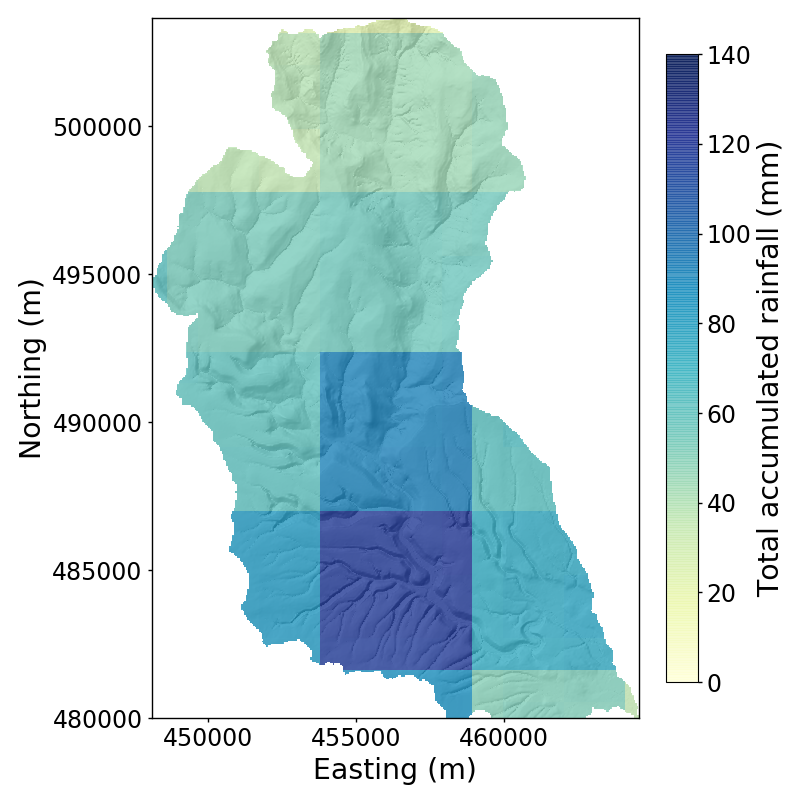

The Python source for this figure:
#!/usr/bin/env python2
# -*- coding: utf-8 -*-
"""
Created on Tue Jan 31 11:47:22 2017

An example of using the LSDMapArtist to create drape plots

@author: dav
"""

import matplotlib.cm as cm
from LSDMapArtist.drapeplot import DrapeAxes
from LSDPlottingTools import colours as lsdcolours
from LSDPlottingTools import init_plotting_DV

init_plotting_DV()
#Directory = "/mnt/SCRATCH/Dev/LSDMappingTools/test_rasters/peak_flow_rasters/"
Directory = "/mnt/SCRATCH/Analyses/HydrogeomorphPaper/rainfall_maps/Ryedale_cumulative/"
#Directory = "/mnt/SCRATCH/Analyses/HydrogeomorphPaper/erode_diff/Difference_UNIFORM_GRIDDED/"
#Directory = "/mnt/SCRATCH/Analyses/HydrogeomorphPaper/erode_diff/test_raster_diff_func/"
BackgroundRasterName = "RyedaleElevations0.asc"
#DrapeRasterName = "BoscastleElevDiff_UNIFORM_TLIM.bil"
DrapeRasterName = "ryedale_raintotal_5m_final.asc"

# Standard colourmap
Colourmap = "YlGnBu"

#Non-linear colourmap
##ColourLevels = lsdcolours.nonlinear_colourmap.create_levels(-3.0, 3.0, -0.2, 0.2, -0.5, 0.5)
##Colourmap = lsdcolours.nonlinear_colourmap("seismic", ColourLevels)

# Transformed colourmap
#c = lsdcolours.TransformedColourmap(lambda x: x/2+0.5, cm.jet)

drape_min_threshold = None
drape_max_threshold = None
colourbar_label = "Total accumulated rainfall (mm)"

#raster = BaseRaster(RasterName, DataDirectory)
dp = DrapeAxes(DrapeRasterName, BackgroundRasterName, Directory,
                      Colourmap, background_type="Hillshade", 
                      show_background_colourbar=False,
                      colourbar_label=colourbar_label, drape_alpha=0.8,
                      clip_to_background=True,
                      vmin=0,vmax=140,
                      )
                      #colourbar_norm_type="SymLogNorm")
dp.set_subplot_labels("")

# Customise the DrapePlot
#dp.make_drape_colourbar(cbar_label=colourbar_label)
#dp.set_fig_axis_labels()

dp.show_plot()
